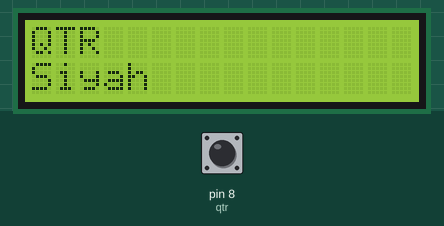
This sketch was run on a simulated Arduino Uno, built with avr-gcc and run on an emulated ATmega328P. Parts: 16×2 character LCD. The test bench sets the inputs (shaded band); at power-on: pin 8 (qtr) HIGH.

Above: at 1.2 s.
1.3 s: pin 8 (qtr) pulled LOW for 0.6 s
At 1.9 s:
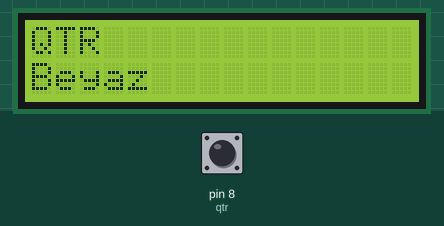
4.0 s: pin 8 (qtr) pulled LOW for 3.2 s
Timing chart, 0 to 7.0 s (numbered marks = the images above; inputs shaded):
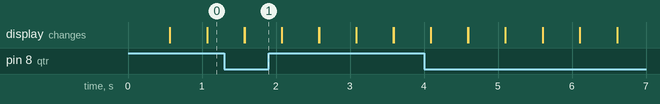

The sketch:

qtr.ino
```cpp
#include <LiquidCrystal.h>

int qtr = 8;
int qtrdeger = 0;

LiquidCrystal lcd(12, 11, 5, 4, 3, 2);

void setup()
{
   pinMode(qtr, INPUT_PULLUP);
   lcd.begin(16, 2);
   Serial.begin(9600);
}

void loop()
{
  qtrdeger = digitalRead(qtr);
  if(qtrdeger == 0)
  {
    lcd.setCursor(0, 0);
    lcd.print("QTR");
    lcd.setCursor(0, 1);
    lcd.print("Beyaz");
  }
  else
  {
    lcd.setCursor(0, 0);
    lcd.print("QTR");
    lcd.setCursor(0, 1);
    lcd.print("Siyah");
  }
    delay(500);
    lcd.clear();
}
```

Measured:
- after the input at 1.3 s, the display: first differs from a run without the input after 0.27 s (image 1)
